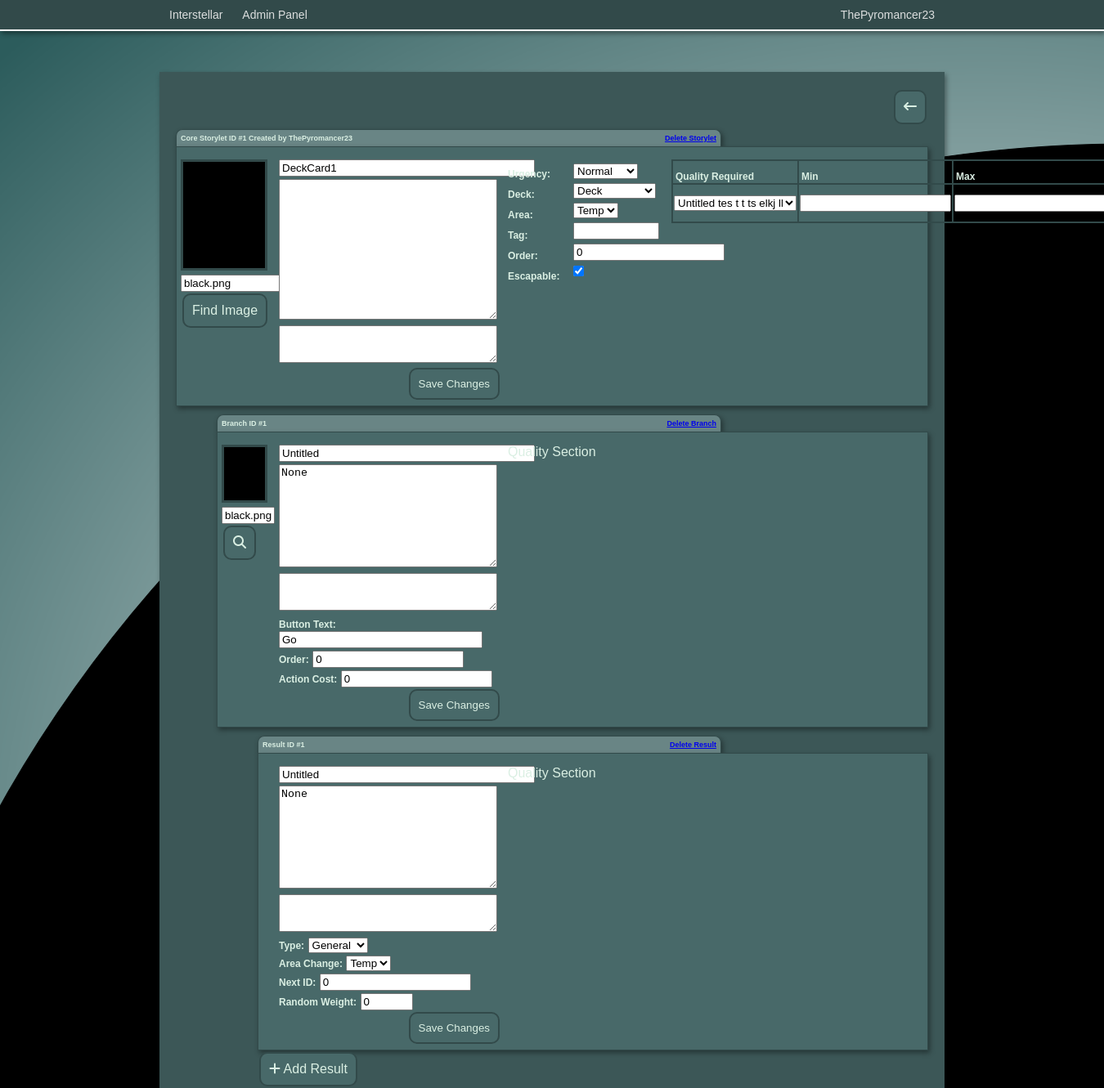
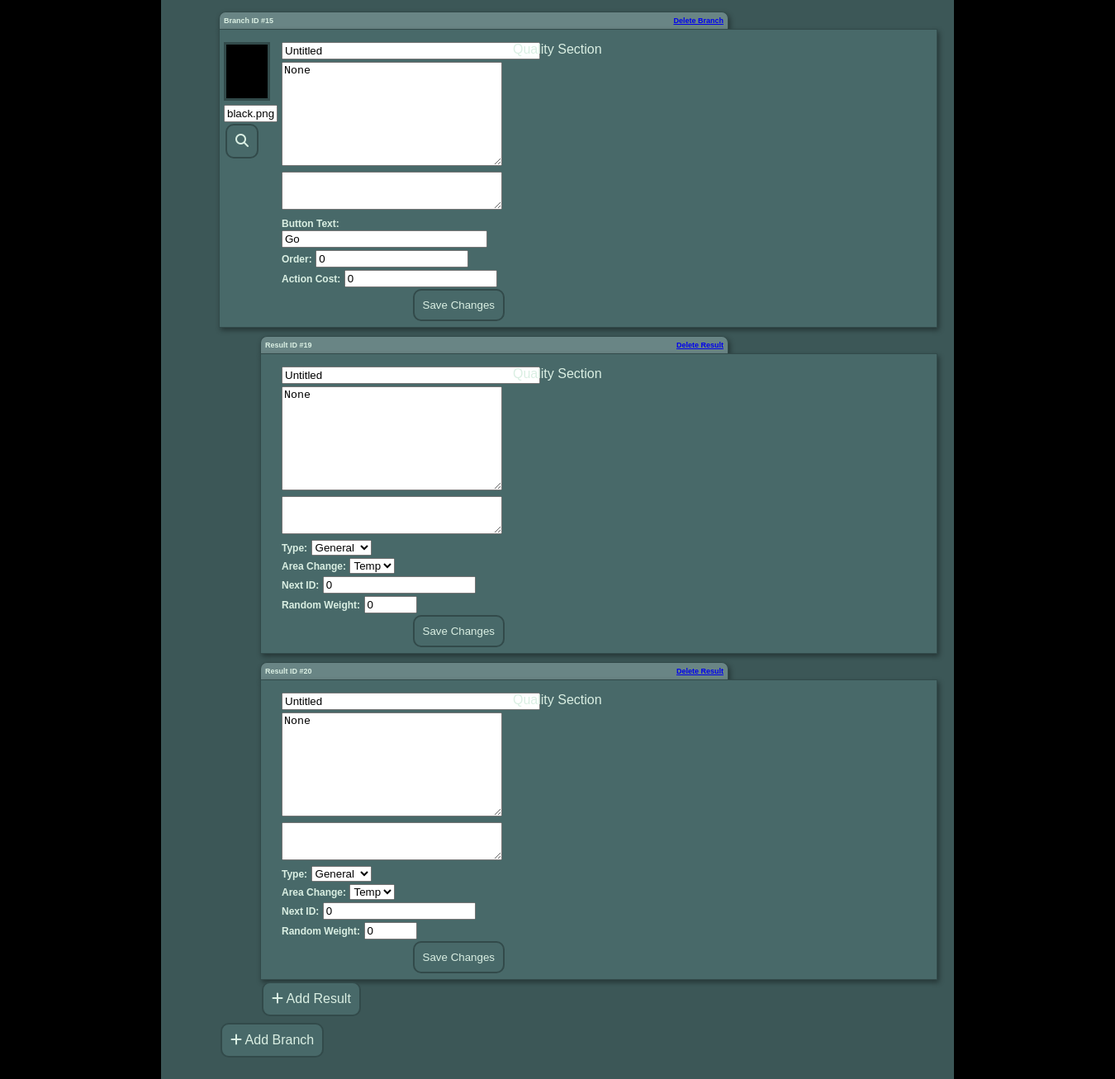
/admin/edit_storylet?id=1 (signed in), run on the app's committed database (2 pictures, top to bottom).
### app/models.py (models this page shows, shortened)
class User(UserMixin, db.Model):
    id = db.Column(db.Integer, primary_key=True)
    username = db.Column(db.String(64), index=True, unique=True)
    email = db.Column(db.String(120), index=True, unique=True)
    password_hash = db.Column(db.String(128))
    privilege_level = db.Column(db.Integer, default=1)
    last_online = db.Column(db.DateTime, default=datetime.utcnow)
    created_storylets = db.relationship('Storylet', backref='author', lazy='dynamic')
    current_hand = db.relationship('Hand', backref='user', lazy='dynamic')

class Storylet(db.Model):
    id = db.Column(db.Integer, primary_key=True)
    title = db.Column(db.String)
    image = db.Column(db.String)
    description = db.Column(db.Text)
    branches = db.relationship('Branch', backref='parent_storylet', lazy='dynamic')
    deck = db.Column(db.String)
    area = db.Column(db.String)
    urgency = db.Column(db.String)
    order = db.Column(db.Integer)
    notes = db.Column(db.Text)
    escapable = db.Column(db.Boolean)
    tag = db.Column(db.String)
    user_id = db.Column(db.Integer, db.ForeignKey('user.id'))
    last_edit = db.Column(db.DateTime, default=datetime.utcnow())
    last_editor = db.Column(db.String)
    in_hand = db.relationship('Hand', backref='storylet', lazy='dynamic')
    requirements = db.relationship('StoryletQualityRequirements', backref='requirements', lazy='dynamic')

class Branch(db.Model):
    id = db.Column(db.Integer, primary_key=True)
    title = db.Column(db.String)
    image = db.Column(db.String)
    description = db.Column(db.Text)
    button_text = db.Column(db.String)
    storylet_id = db.Column(db.Integer, db.ForeignKey('storylet.id'))
    results = db.relationship('Result', backref='parent_branch', lazy='dynamic')
    notes = db.Column(db.Text)
    order = db.Column(db.Integer)
    action_cost = db.Column(db.Integer)

class Result(db.Model):
    id = db.Column(db.Integer, primary_key=True)
    title = db.Column(db.String)
    description = db.Column(db.Text)
    next_id = db.Column(db.Integer)
    type = db.Column(db.String)
    branch_id = db.Column(db.Integer, db.ForeignKey('branch.id'))
    random_weight = db.Column(db.Integer)
    area_change = db.Column(db.String)
    notes = db.Column(db.String)

### app/admin/routes.py (the view)
@bp.route('/edit_storylet')
@login_required
def edit_storylet():
    if current_user.privilege_level > 1:
        id = request.args.get('id', None, type=int)
        form = StoryletForm()
        if id == None:
            storylet = defaultStorylet()
            storylet.user_id = current_user.id
            db.session.add(storylet)
            db.session.commit()
            storylet = db.session.query(Storylet).get(storylet.id)
        else:
            storylet = db.session.query(Storylet).get(id)
        form.title.data = storylet.title
        form.image.data = storylet.image
        form.description.data = storylet.description
        form.notes.data = storylet.notes
        form.urgency.data = storylet.urgency
        form.deck.data = storylet.deck
        form.area.data = storylet.area
        form.tag.data = storylet.tag
        form.escapable.data = storylet.escapable
        form.order.data = storylet.order
        qualities = db.session.query(Quality).all()
        return render_template('edit_storylet.html', form=form, storylet=storylet, qualities=qualities)
    else:
        return redirect(url_for('index'))

### app/admin/forms.py
class StoryletForm(FlaskForm):
    title = StringField('Title')
    image = StringField('Image')
    description = TextAreaField('Description')
    notes = TextAreaField('Notes')
    urgency = SelectField('Urgency', choices=['Low', 'Normal', 'Moderate', 'High'])
    deck = SelectField('Deck', choices=['Pinned', 'Deck', 'Unobtainable'])
    area = SelectField('Area', choices=['Temp'])
    tag = StringField('Tag')
    order = IntegerField('Order', validators=[NumberRange(min=0)])
    escapable = BooleanField('Escapable')

### app/models.py (called while the page is built)
@login.user_loader
def load_user(id):
    return User.query.get(int(id))

### app/routes.py (called while the page is built)
@app.before_request
def before_request():
    if current_user.is_authenticated:
        current_user.last_online = datetime.utcnow()
        db.session.commit()

### app/admin/templates/edit_storylet.html (shortened to what this page needs)
<!DOCTYPE html>
<html>
<head>
    <link rel="stylesheet" href="{{ url_for('admin.static', filename='css/admin.css') }}">
</head>
<body>
    {% include 'navbar.html' %}
    <div class="pageblock"></div>
    <div style="width: 960px; margin: auto;">
        <div style="padding: 20px;" class="game boxshadow">
            <a class="adm-btn-link" href="{{ url_for('admin.storylets') }}"><div><i class="fa-solid fa-arrow-left-long"></i></div></a>
            <div class="storylet-core">
                <div style="margin-top: 50px;" class="header boxshadow">Core Storylet ID #{{ storylet.id }} Created by {{ storylet.author.username }}<div style="float: right;"><a href="{{ url_for('admin.delete_storylet', id=storylet.id) }}">Delete Storylet</a></div></div>
                <div class="storylet-body boxshadow">
                    <form id="core-form" class="form1-body" action="" method="POST">
                    <div>
                        <div class="storylet-img-cont">
                            <img class="digitaleffect" src="{{ url_for('static', filename='images/' + storylet.image) }}">
                        </div>
                        {{ form.image(size=13, style='margin-top: 5px;', id='s-image') }}
                        <a class="adm-btn-link" style="float: left;" href="#find-image"><div>Find Image</div></a>
                    </div>
                    <div>
                        {{ form.title(size=36, id='s-title') }}
                        {{ form.description(class='desc-area', id='s-desc') }}
                        {{ form.notes(class='note-area', id='s-notes')}}
                        <input id="core-submit" class='adm-btn-link' style="margin-right: 10px;" name="submit" type="submit" value="Save Changes">
                    </div>
                    <div>
                        <p class="labels">{{ form.urgency.label }}:</p>
                        <p class="labels">{{ form.deck.label }}:</p>
                        <p class="labels">{{ form.area.label }}:</p>
                        <p class="labels">{{ form.tag.label }}:</p>
                        <p class="labels">{{ form.order.label }}:</p>
                        <p class="labels">{{ form.escapable.label }}:</p>
                    </div>
                    <div>
                        <p class="form-fields">{{ form.urgency }}</p>
                        <p class="form-fields">{{ form.deck }}</p>
                        <p class="form-fields">{{ form.area }}</p>
                        <p class="form-fields">{{ form.tag(size=10) }}</p>
                        <p class="form-fields">{{ form.order(size=10, id='s-order') }}</p>
                        {% if storylet.escapable %}
                        <p class="form-fields">{{ form.escapable(id='s-escapable', checked=True) }}</p>
                        {% else %}
                        <p class="form-fields">{{ form.escapable(id='s-escapable', checked=False) }}</p>
                        {% endif %}
                    </div>
                    </form>
                    <div id="storylet-quality-reqs">
                        {% include 'storylet-quality-req-table.html' %}
                    </div>
                </div>
            </div>
            <div class="branch-core">
                {% for branch in storylet.branches %}
                <div style="width: 605px;" class="header boxshadow">Branch ID #{{branch.id}}<div style="float: right;"><a href="{{ url_for('admin.delete_branch', s_id=storylet.id, b_id=branch.id) }}">Delete Branch</a></div></div>
                <div class="branch-body boxshadow">
                    <form id="branch-{{ branch.id }}" class="branch-form1" action="" method="POST">
                        <div>
                            <div class="branch-img-cont">
                                <img style="width: 50px;" class="digitaleffect" src="{{ url_for('static', filename='images/' + branch.image) }}">
                            </div>
                            <input id="image-{{ branch.id }}" style="margin-top: 5px;" type="text" value="{{ branch.image }}" size="5">
                            <a class="adm-btn-link" style="float: left;" href="#find-image"><i class="fa-solid fa-magnifying-glass"></i></a>
                        </div>
                        <div>
                            <input id="title-{{ branch.id }}" type="text" value="{{ branch.title }}" size="36">
                            <textarea style="height: 120px;" id="desc-{{ branch.id }}" class="desc-area">{{ branch.description }}</textarea>
                            <textarea id="notes-{{ branch.id }}" class="note-area">{% if branch.notes != None %}{{ branch.notes }}{% endif %}</textarea>
                            <p style="margin-top: 3px;"><b style="font-size: 12px;">Button Text:</b> <input id="btntxt-{{ branch.id }}" type="text" value="{{ branch.button_text }}" size="28"></p>
                            <p style="margin-top: 3px;"><b style="font-size: 12px;">Order:</b> <input id="order-{{ branch.id }}" min="0" type="number" value="{{ branch.order }}" size="10"></p>
                            <p style="margin-top: 3px;"><b style="font-size: 12px;">Action Cost:</b> <input id="action_cost-{{ branch.id }}" min="0" type="number" value="{{ branch.action_cost }}" size="10"></p>
                            <input id="core-submit" class='adm-btn-link' style="margin-right: 10px;" name="submit" type="submit" value="Save Changes">
                        </div>
                    </form>
                    <div>
                        Quality Section
                    </div>
                </div>
                <div class="result-core">
                    {% for result in branch.results %}
                    <div style="width: 555px;" class="header boxshadow">Result ID #{{result.id}}<div style="float: right;"><a href="{{ url_for('admin.delete_result', s_id=storylet.id, r_id=result.id) }}">Delete Result</a></div></div>
                    <div class="result-body boxshadow">
                        <form id="result-{{ result.id }}" class="result-form1" action="" method="POST">
                            <input id="title-r-{{ result.id }}" type="text" value="{{ result.title }}" size="36">
                            <textarea style="height: 120px;" id="desc-r-{{ result.id }}" class="desc-area">{{ result.description }}</textarea>
                            <textarea id="notes-r-{{ result.id }}" class="note-area">{% if result.notes != None %}{{ result.notes }}{% endif %}</textarea>
                            <p style="margin-top: 3px;"><b style="font-size: 12px;">Type:</b>
                            <select id="type-r-{{ result.id }}">
                                <option value="General" {% if result.type == "General" %}selected{% endif %}>General</option>
                              </select>
                            </p>
                            <p style="margin-top: 3px;"><b style="font-size: 12px;">Area Change:</b>
                                <select id="area_change-r-{{ result.id }}">
                                    <option value="temp">Temp</option>
                                  </select>
                            </p>
                            <p style="margin-top: 3px;"><b style="font-size: 12px;">Next ID:</b> <input id="next_id-r-{{ result.id }}" min="0" type="number" value="{{ result.next_id }}" size="10"></p>
                            <p style="margin-top: 3px;"><b style="font-size: 12px;">Random Weight:</b> <input id="random_weight-r-{{ result.id }}" min="0" max= "100" type="number" value="{{ result.random_weight }}" size="10"></p>
                            <input id="core-submit" class='adm-btn-link' style="margin-right: 10px;" name="submit" type="submit" value="Save Changes">
                        </form>
                        <div>
                            Quality Section
                        </div>
                    </div>
                    {% endfor %}
                    <div style="height: 50px;">
                        <a class="adm-btn-link" style="float: left" href="{{ url_for('admin.create_result', s_id=storylet.id, b_id=branch.id) }}"><div><i class="fa-solid fa-plus"></i> Add Result</div></a>
                    </div>
                </div>
                {% endfor %}
                <div style="height: 50px;">
                    <a class="adm-btn-link" style="float: left" href="{{ url_for('admin.create_branch', id=storylet.id) }}"><div><i class="fa-solid fa-plus"></i> Add Branch</div></a>
                </div>
            </div>
        </div>
    </div>
</body>
</html>

### app/templates/navbar.html (shortened to what this page needs)
<div class="navbar boxshadow">
    <div class="navbar-inner">
        <a class="nav-link" href="{{ url_for('index') }}">Interstellar</a>
        {% if current_user.is_authenticated %}
            <div class="dropdown-container">
                <div class="ddbtn nav-link">{{current_user.username}}</div>
                </div>
            </div>
            {% if current_user.privilege_level > 1 %}
            <div style="float: left;" class="dropdown-container">
                <a href="{{ url_for('admin.admin') }}"><div class="ddbtn nav-link">Admin Panel</div></a>
                </div>
            </div>
            {% endif %}
        {% endif %}

### app/admin/static/css/admin.css (style rules this page uses)
.navbar { width: 100%; overflow: hidden; border-bottom: solid white 2px; background: #324A4A; }
.navbar-inner { margin: auto; width: 960px; }
.nav-link { float: left; color: #f2f2f2e1; text-align: center; text-decoration: none; padding: 10px 12px; font-size: 14px; }
.dropdown-container { float: right; overflow: hidden; }
.pageblock { height: 50px; width: 100%; }
* { margin: 0; }
.game { background-color: #3C5757; }
body { font-family: arial; background: black url("images/background.png") no-repeat; color: rgb(218, 239, 227); }
.boxshadow { box-shadow: 2px 3px 6px rgba(0, 0, 0, 0.4); }
.digitaleffect { background: #CFE5E8 url("images/digitaleffect.gif") repeat scroll 0% 0%; }
.adm-btn-link { background-color: #486969; border-radius: 10px; text-decoration: none; padding: 10px; margin: 2px; color:rgb(218, 239, 227); float: right; border-style: solid; border-width: 2px; border-color:#324A4A }
.header { margin-top: 10px; padding: 5px; background-color:rgba(188,218,218,0.35); width: 655px; height: auto; font-size: 9px; font-weight: bold; border-color: #324A4A; border-style: solid; border-width: 1px; border-bottom: 0px; border-radius: 8px 8px 0px 0px; }
.storylet-img-cont { background:#CFE5E8; border:#324A4A; border-style: solid; border-width: 3px; width: 100px; height: 130px; }
.storylet-body { display: grid; grid-template-columns: 600px 308px; padding: 5px; padding-top: 15px; background-color:#486969; border-color: #324A4A; border-style: solid; border-width: 1px; }
.form1-body { display: grid; grid-template-columns: 120px 280px 80px 120px }
.desc-area { width: 261px; height: 166px; margin-top: 3px; }
.note-area { width: 261px; height: 40px; margin-top: 3px; }
.labels { font-size: 12px; margin-top: 11px; font-weight: bold; }
.form-fields { margin-top: 5px; }
.branch-core { margin-left: 50px; }
.branch-img-cont { background:#CFE5E8; border:#324A4A; border-style: solid; border-width: 3px; width: 50px; height: 65px; }
.branch-body { display: grid; grid-template-columns: 350px 508px; padding: 5px; padding-top: 15px; background-color:#486969; border-color: #324A4A; border-style: solid; border-width: 1px; }
.branch-form1 { display: grid; grid-template-columns: 70px 280px; }
.result-form1 { margin-left: 20px; }
.result-core { margin-left: 50px; }
.result-body { display: grid; grid-template-columns: 300px 508px; padding: 5px; padding-top: 15px; background-color:#486969; border-color: #324A4A; border-style: solid; border-width: 1px; }

### data on the page
User: username "ThePyromancer23", author.username "ThePyromancer23"
Storylet: id "1", image (picture), image "black.png", title "DeckCard1", deck.label "Deck", urgency "Normal", deck "Deck", area "Temp", order "0", escapable "☑"
Branch: id "1", image (picture), image "black.png", title "Untitled", id "None", button_text "Go", order "0", action_cost "0"
Result: id "1", title "Untitled", id "None", type+id "General", id "Temp", next_id "0", random_weight "0"
Branch: id "15", image (picture), image "black.png", title "Untitled", id "None", button_text "Go", order "0", action_cost "0"
Result: id "19", title "Untitled", id "None", type+id "General", id "Temp", next_id "0", random_weight "0"
Result: id "20", title "Untitled", id "None", type+id "General", id "Temp", next_id "0", random_weight "0"

### other printed values
form field value "Untitled tes t t ts elkj lkdajflasdf asldkfjalksdf Untitled tes t t ts elkj lkdajflasdf asldkfjalksdf Untitled tes t t ts elkj lkdajflasdf asldkfjalksdf"
